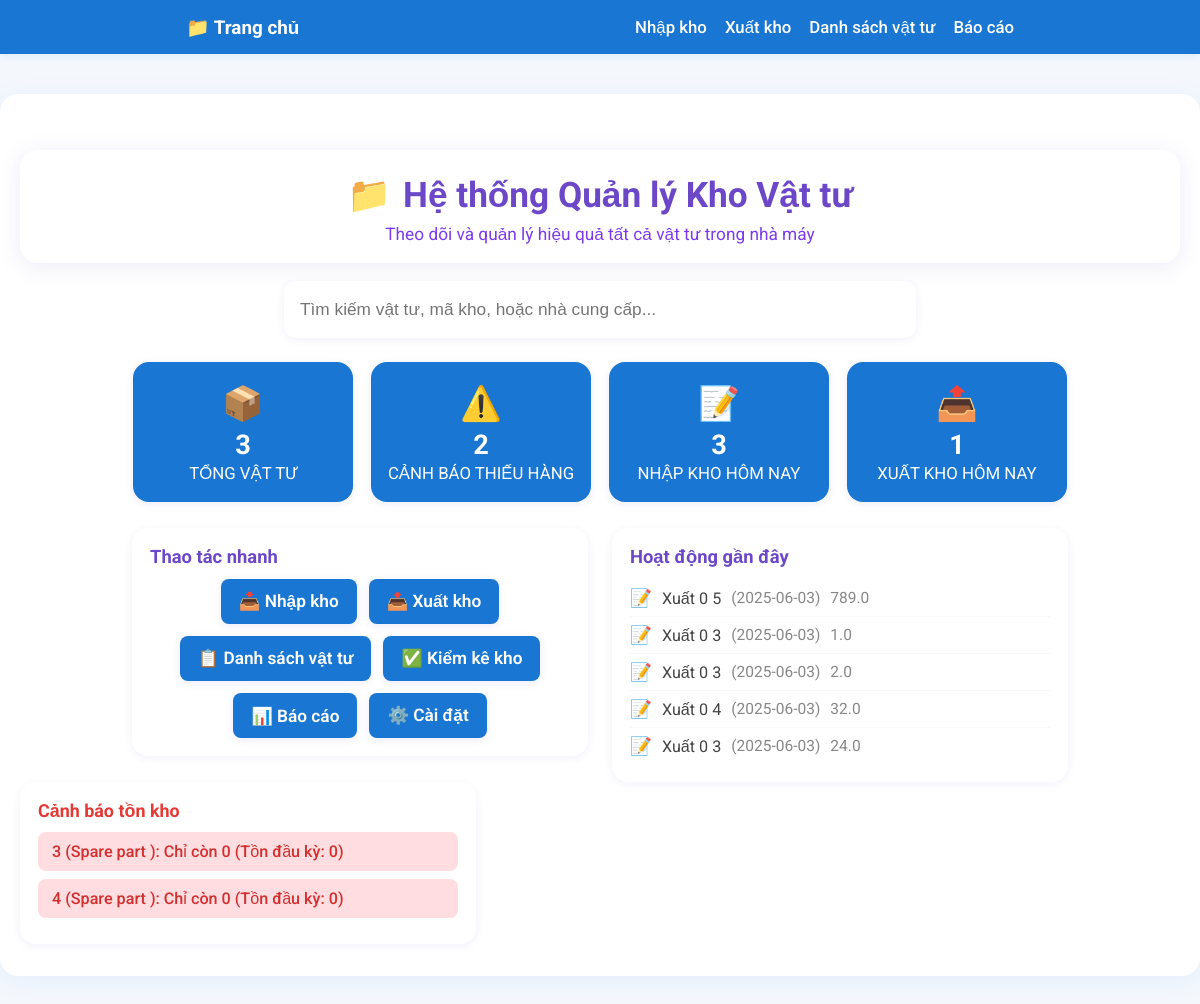
The page / on the database its author committed.
### tables this page shows
CREATE TABLE STOCK_TRANSACTION (
            transaction_id INTEGER PRIMARY KEY,
            material_id INTEGER,
            transaction_type TEXT,
            quantity REAL,
            transaction_date DATETIME,
            reference_number TEXT,
            notes TEXT,
            created_at DATETIME, imported_by TEXT,
            FOREIGN KEY(material_id) REFERENCES MATERIAL(material_id)
        );

CREATE TABLE MATERIAL (
            material_id INTEGER PRIMARY KEY,
            product_code TEXT,
            material_name TEXT,
            part_code TEXT,
            group_name TEXT,
            classification TEXT,
            specification TEXT,
            brand_name TEXT,
            unit TEXT,
            supplier_name TEXT,
            location TEXT,
            status TEXT,
            created_at DATETIME,
            updated_at DATETIME
        , imported_by TEXT, quantity INTEGER DEFAULT 0);

### app.py (the view)
@app.route('/')
def home():
    conn = get_db_connection()
    products = conn.execute('SELECT * FROM MATERIAL').fetchall()
    total_materials = len(products)
    low_stock_count = sum(1 for row in products if int(row['quantity'] if 'quantity' in row.keys() else 0) < 50)
    today = datetime.now().strftime('%Y-%m-%d')
    input_today = conn.execute("""
        SELECT COUNT(*) FROM STOCK_TRANSACTION st
        JOIN MATERIAL m ON st.material_id = m.material_id
        WHERE st.transaction_type = 'input' AND st.transaction_date LIKE ?
    """, (today+'%',)).fetchone()[0]
    output_today = conn.execute("""
        SELECT COUNT(*) FROM STOCK_TRANSACTION st
        JOIN MATERIAL m ON st.material_id = m.material_id
        WHERE st.transaction_type = 'output' AND st.transaction_date LIKE ?
    """, (today+'%',)).fetchone()[0]
    recent_activities = conn.execute("""
        SELECT st.*, m.material_name, m.part_code FROM STOCK_TRANSACTION st
        JOIN MATERIAL m ON st.material_id = m.material_id
        ORDER BY st.created_at DESC LIMIT 5
    """).fetchall()
    low_stock_alerts = [row for row in products if int(row['quantity'] if 'quantity' in row.keys() else 0) < 50][:5]
    conn.close()
    return render_template('home.html',
        total_materials=total_materials,
        low_stock_count=low_stock_count,
        input_today=input_today,
        output_today=output_today,
        recent_activities=recent_activities,
        low_stock_alerts=low_stock_alerts
    )

### app.py (called while the page is built)
def get_db_connection():
    conn = sqlite3.connect(DATABASE_PATH)
    conn.row_factory = sqlite3.Row
    return conn

### templates/home.html (shortened to what this page needs)
<!DOCTYPE html>
<html lang="vi">
<head>
</head>
<body>
    <nav>
        <div>
            <div style="display:flex;align-items:center;gap:12px;">
                <a href="/" style="color:#fff;font-weight:700;font-size:1.18rem;text-decoration:none;display:flex;align-items:center;gap:6px;">📁 Trang chủ</a>
            </div>
            <div style="display:flex;align-items:center;gap:18px;">
                <a href="/nhap-kho" style="color:#fff;text-decoration:none;font-weight:500;font-size:1.05rem;">Nhập kho</a>
                <a href="/xuat-kho" style="color:#fff;text-decoration:none;font-weight:500;font-size:1.05rem;">Xuất kho</a>
                <a href="/danh-sach" style="color:#fff;text-decoration:none;font-weight:500;font-size:1.05rem;">Danh sách vật tư</a>
                <a href="/bao-cao" style="color:#fff;text-decoration:none;font-weight:500;font-size:1.05rem;">Báo cáo</a>
            </div>
        </div>
    </nav>
    <div class="main-container">
        <div class="title-box">
            <h1><span>📁</span> Hệ thống Quản lý Kho Vật tư</h1>
            <p>Theo dõi và quản lý hiệu quả tất cả vật tư trong nhà máy</p>
        </div>
        <form class="search-bar" autocomplete="off">
            <input type="text" placeholder="Tìm kiếm vật tư, mã kho, hoặc nhà cung cấp...">
        </form>
        <div class="stats-row">
            <div class="stat-card"><div class="icon">📦</div><div class="value">{{ total_materials }}</div><div class="label">TỔNG VẬT TƯ</div></div>
            <div class="stat-card"><div class="icon">⚠️</div><div class="value">{{ low_stock_count }}</div><div class="label">CẢNH BÁO THIẾU HÀNG</div></div>
            <div class="stat-card"><div class="icon">📝</div><div class="value">{{ input_today }}</div><div class="label">NHẬP KHO HÔM NAY</div></div>
            <div class="stat-card"><div class="icon">📤</div><div class="value">{{ output_today }}</div><div class="label">XUẤT KHO HÔM NAY</div></div>
        </div>
        <div class="quick-row">
            <div class="quick-actions">
                <h3>Thao tác nhanh</h3>
                <div class="quick-btns">
                    <a href="/nhap-kho" class="quick-btn">📥 Nhập kho</a>
                    <a href="/xuat-kho" class="quick-btn">📤 Xuất kho</a>
                    <a href="/danh-sach" class="quick-btn">📋 Danh sách vật tư</a>
                    <a href="/kiem-ke" class="quick-btn">✅ Kiểm kê kho</a>
                    <a href="/bao-cao" class="quick-btn">📊 Báo cáo</a>
                    <a href="#" class="quick-btn">⚙️ Cài đặt</a>
                </div>
            </div>
            <div class="recent-activity">
                <h3>Hoạt động gần đây</h3>
                <ul class="recent-list">
                    {% for act in recent_activities %}
                        <li>
                            <span class="icon">{% if act[0]=='input' %}📥{% elif act[0]=='output' %}📤{% else %}📝{% endif %}</span>
                            {% if act[0]=='input' %}Nhập{% else %}Xuất{% endif %} {{ act[2]|int }} {{ act[1] }}
                            {% if act[4] %}<span style="color:#888;font-size:0.97rem;">({{ act[4] }})</span>{% endif %}
                            <span style="color:#888;font-size:0.97rem;">{{ act[3] }}</span>
                        </li>
                    {% else %}
                        <li>Không có hoạt động gần đây</li>
                    {% endfor %}
                </ul>
            </div>
        </div>
        <div class="alerts-section">
            <h3>Cảnh báo tồn kho</h3>
            <ul class="alert-list">
                {% for alert in low_stock_alerts %}
                    <li class="alert-red">{{ alert[0] }} ({{ alert[1] }}): Chỉ còn {{ alert[2]|int }} (Tồn đầu kỳ: {{ alert[3]|int }})</li>
                {% else %}
                    <li class="alert-blue">Không có vật tư nào dưới mức cảnh báo tồn kho.</li>
                {% endfor %}
            </ul>
        </div>
    </div>
</body>
</html>

### templates/home.html (style rules this page uses)
body { font-family: 'Roboto', Arial, sans-serif; background: #f4f8fd; margin: 0; }
nav { width: 100vw; background: #1976d2; padding: 0; box-shadow: 0 2px 8px rgba(25,118,210,0.10); margin-bottom: 0; }
nav div { max-width: 1300px; margin: 0 auto; display: flex; align-items: center; justify-content: space-between; padding: 0 18px; height: 54px; }
nav a { color: #fff; text-decoration: none; font-weight: 500; font-size: 1.05rem; }
.container, .main-container { max-width: 1200px; margin: 40px auto; background: #fff; border-radius: 18px; box-shadow: 0 4px 24px rgba(25,118,210,0.08); padding: 32px 20px; }
.title-box { background: #fff; border-radius: 18px; box-shadow: 0 4px 24px rgba(80,60,180,0.10); padding: 24px 0 18px 0; margin: 24px auto 18px auto; text-align: center; }
.title-box h1 { color: #6c47c7; font-size: 2.2rem; font-weight: 700; margin: 0 0 8px 0; display: flex; align-items: center; justify-content: center; gap: 12px; }
.title-box p { color: #7c3aed; font-size: 1.08rem; margin: 0; }
.search-bar { width: 100%; max-width: 600px; margin: 0 auto 24px auto; display: flex; align-items: center; background: #fff; border-radius: 12px; box-shadow: 0 2px 8px rgba(80,60,180,0.08); padding: 8px 16px; }
.search-bar input { border: none; outline: none; font-size: 1.08rem; width: 100%; background: transparent; padding: 10px 0; }
.stats-row { display: flex; gap: 18px; justify-content: center; margin-bottom: 18px; flex-wrap: wrap; }
.stat-card { background: #1976d2 !important; color: #fff !important; border-radius: 16px; min-width: 160px; flex: 1 1 180px; max-width: 220px; padding: 22px 0 18px 0; text-align: center; box-shadow: 0 2px 8px rgba(80,60,180,0.10); margin-bottom: 8px; }
.stat-card .icon { font-size: 2.1rem; margin-bottom: 6px; }
.stat-card .value { font-size: 1.7rem; font-weight: 700; }
.stat-card .label { font-size: 1.05rem; margin-top: 2px; }
.quick-row { display: flex; gap: 24px; justify-content: center; align-items: flex-start; flex-wrap: wrap; }
.quick-actions, .recent-activity, .alerts-section { background: #fff !important; border-radius: 16px; box-shadow: 0 2px 8px rgba(80,60,180,0.08); padding: 18px; flex: 1 1 380px; min-width: 340px; max-width: 420px; }
.quick-actions h3, .recent-activity h3 { color: #6c47c7; font-size: 1.15rem; margin: 0 0 12px 0; font-weight: 700; }
.quick-btns { display: flex; flex-wrap: wrap; gap: 12px; justify-content: center; }
.quick-btn { background: #1976d2 !important; color: #fff !important; border: none; border-radius: 8px; padding: 12px 18px; font-size: 1.08rem; font-weight: 600; cursor: pointer; box-shadow: 0 2px 8px rgba(80,60,180,0.10); display: flex; align-items: center; gap: 8px; transition: background 0.2s; text-decoration: none; }
.recent-list { margin: 0; padding: 0; list-style: none; }
.recent-list li { display: flex; align-items: center; gap: 10px; padding: 8px 0; border-bottom: 1px solid #f4f8fd; color: #444; font-size: 1.01rem; }
.recent-list li:last-child { border-bottom: none; }
.recent-list .icon { color: #7c3aed; font-size: 1.1rem; }
.alerts-section h3 { color: #e53935; font-size: 1.12rem; margin: 0 0 10px 0; font-weight: 700; }
.alert-list { margin: 0; padding: 0; list-style: none; }
.alert-list li { padding: 10px 14px; border-radius: 8px; margin-bottom: 8px; font-size: 1.01rem; font-weight: 500; }
.alert-red { background: #ffdde0; color: #d32f2f; }

### rows shown on the page
STOCK_TRANSACTION: shows "Xuất", transaction_type "0", material "5", transaction_date "2025-06-03", quantity "789.0"
STOCK_TRANSACTION: shows "Xuất", transaction_type "0", material "3", transaction_date "2025-06-03", quantity "1.0"
STOCK_TRANSACTION: shows "Xuất", transaction_type "0", material "3", transaction_date "2025-06-03", quantity "2.0"
STOCK_TRANSACTION: shows "Xuất", transaction_type "0", material "4", transaction_date "2025-06-03", quantity "32.0"
STOCK_TRANSACTION: shows "Xuất", transaction_type "0", material "3", transaction_date "2025-06-03", quantity "24.0"
MATERIAL: material_id "3", product_code "Spare part", material_name "0", part_code "0"
MATERIAL: material_id "4", product_code "Spare part", material_name "0", part_code "0"

### other values the page prints
{{ total_materials }} "3"
{{ low_stock_count }} "2"
{{ input_today }} "3"
{{ output_today }} "1"
